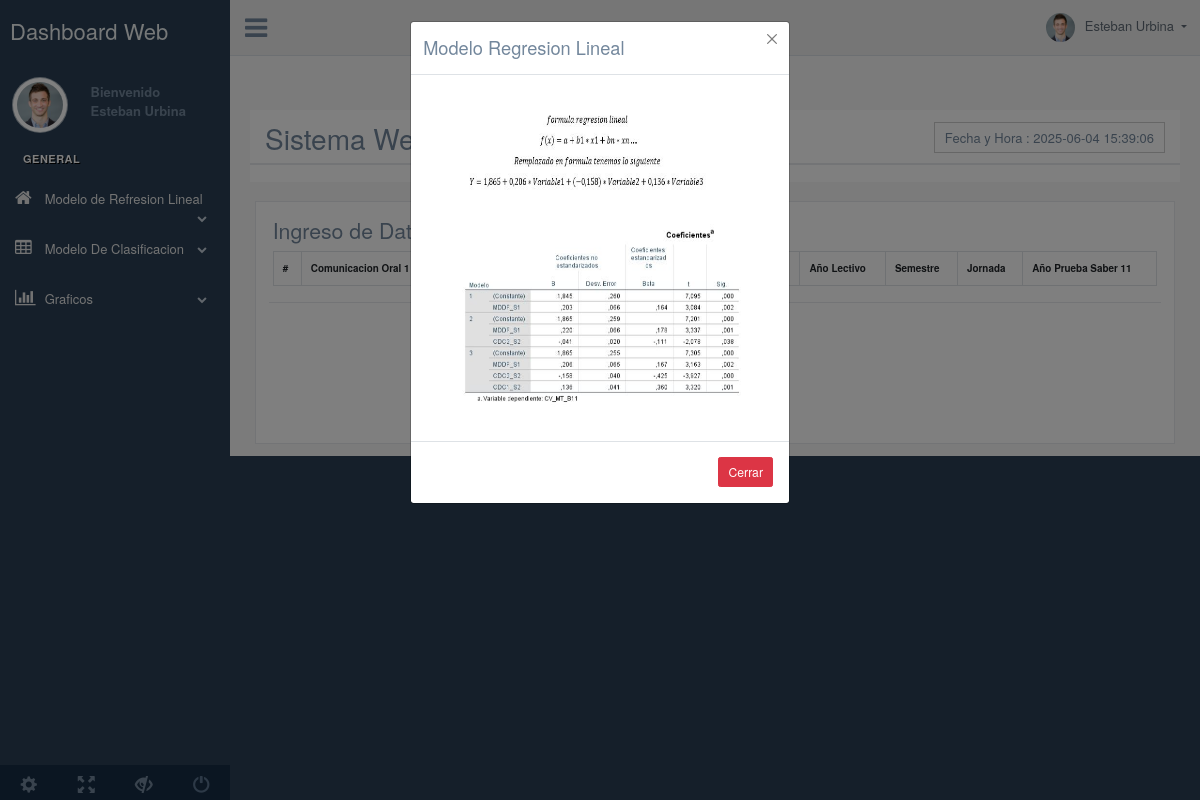
Before: /desarrollo/consulta1.php (signed in) with the older database file.
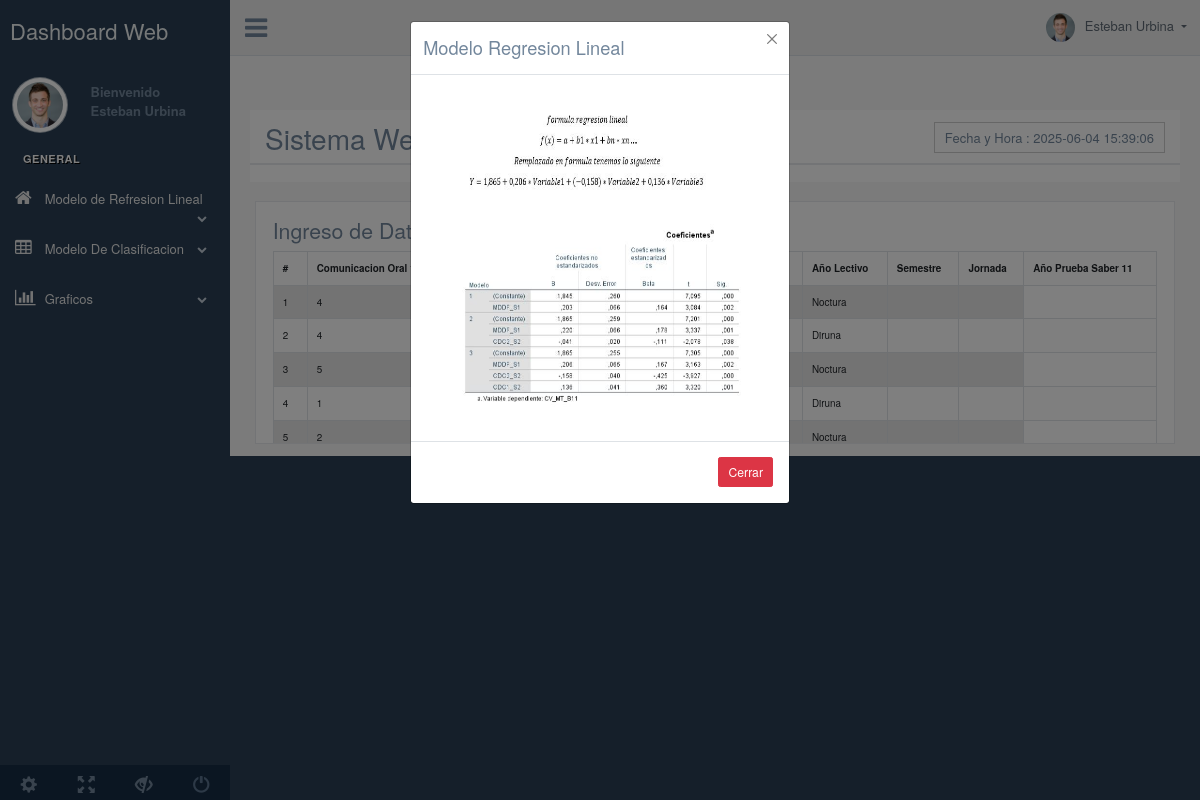
After: the same page with the newer database file.
### tables this page shows
CREATE TABLE `notas_lec` (
  `id` int(11) NOT NULL,
  `com_oral1` int(11) DEFAULT NULL,
  `com_orl2` int(11) DEFAULT NULL,
  `com_orl3` int(11) DEFAULT NULL,
  `resultado` int(11) NOT NULL,
  `jornada` varchar(255) DEFAULT NULL
);

### desarrollo/consulta1.php (the view, shortened to what this page needs)
<!DOCTYPE html>
<html lang="en">
  <head>
    <link href="https://cdn.jsdelivr.net/npm/bootstrap@5.2.2/dist/css/bootstrap.min.css" rel="stylesheet">
    <link href="../vendors/bootstrap/dist/css/bootstrap.min.css" rel="stylesheet">
    <link href="../vendors/font-awesome/css/font-awesome.min.css" rel="stylesheet">
    <link href="../vendors/nprogress/nprogress.css" rel="stylesheet">
    <link href="../vendors/iCheck/skins/flat/green.css" rel="stylesheet">
    <link href="../vendors/bootstrap-progressbar/css/bootstrap-progressbar-3.3.4.min.css" rel="stylesheet">
    <link href="../vendors/jqvmap/dist/jqvmap.min.css" rel="stylesheet"/>
    <link href="../vendors/bootstrap-daterangepicker/daterangepicker.css" rel="stylesheet">
    <link href="../build/css/custom.min.css" rel="stylesheet">
  </head>
  <body class="nav-md">
    <div class="container body">
      <div class="main_container">
        <div class="col-md-3 left_col">
          <div class="left_col scroll-view">
            <div class="navbar nav_title" style="border: 0;">
              <a href="index1.php" class="site_title"></i> <span>Dashboard Web </span></a>
            </div>
            <div class="profile clearfix">
              <div class="profile_pic">
                <img src="images/img.jpg" alt="..." class="img-circle profile_img">
              </div>
              <div class="profile_info">
              <strong>Bienvenido <br> <?php echo $_SESSION['usuario'];  ?> </strong>
              </div>
            </div>
            <br />
            <div id="sidebar-menu" class="main_menu_side hidden-print main_menu">
              <div class="menu_section">
                <h3>General</h3>
                <ul class="nav side-menu">
                  <li><a><i class="fa fa-home"></i> Modelo de Refresion Lineal <span class="fa fa-chevron-down"></span></a>
                  </li>
                  <li><a><i class="fa fa-table"></i> Modelo De Clasificacion  <span class="fa fa-chevron-down"></span></a>
                  </li>
                  <li><a><i class="fa fa-bar-chart-o"></i> Graficos <span class="fa fa-chevron-down"></span></a>
                  </li>
                </ul>
              </div>
            </div>
            <div class="sidebar-footer hidden-small">
              <a data-toggle="tooltip" data-placement="top" title="Settings">
                <span class="glyphicon glyphicon-cog" aria-hidden="true"></span>
              </a>
              <a data-toggle="tooltip" data-placement="top" title="FullScreen">
                <span class="glyphicon glyphicon-fullscreen" aria-hidden="true"></span>
              </a>
              <a data-toggle="tooltip" data-placement="top" title="Lock">
                <span class="glyphicon glyphicon-eye-close" aria-hidden="true"></span>
              </a>
              <a data-toggle="tooltip" data-placement="top" title="Logout" href="cerrar.php">
                <span class="glyphicon glyphicon-off" aria-hidden="true"></span>
              </a>
            </div>
          </div>
        </div>
        <div class="top_nav">
          <div class="nav_menu">
              <div class="nav toggle">
                <a id="menu_toggle"><i class="fa fa-bars"></i></a>
              </div>
              <nav class="nav navbar-nav">
              <ul class=" navbar-right">
                <li class="nav-item dropdown open" style="padding-left: 15px;">
                  <a href="javascript:;" class="user-profile dropdown-toggle" aria-haspopup="true" id="navbarDropdown" data-toggle="dropdown" aria-expanded="false">
                    <img src="images/img.jpg" alt=""><?php echo $_SESSION['usuario'];  ?>
                  </a>
                </li>
              </ul>
            </nav>
          </div>
        </div>
        <div class="right_col" role="main">
          <div class="row" style="display: inline-block;" >
          <div class="tile_count">
            <div class="col-md-2 col-sm-4  tile_stats_count">
            </div>
            <div class="col-md-2 col-sm-4  tile_stats_count">
            </div>
            <div class="col-md-2 col-sm-4  tile_stats_count">
            </div>
            <div class="col-md-2 col-sm-4  tile_stats_count">
            </div>
          </div>
        </div>
          <div class="row">
            <div class="col-md-12 col-sm-12 ">
              <div class="dashboard_graph">
                <div class="row x_title">
                  <div class="col-md-6">
                    <h3>Sistema Web Desercion estudiantil </h3>
                  </div>
                  <div class="col-md-6">
                    <div class="pull-right" style="background: #fff; cursor: pointer; padding: 5px 10px; border: 1px solid #ccc">
                       <?php
                      echo" Fecha y Hora : ";
                      $d =date("Y-m-d H:i:s");
                      echo "$d"
                     ?>
                    </div>
                  </div>
                </div>
              </div>
            </div>
          </div>
          <br/>
          <div class="row">
            <div class="col">
              <div class="x_panel tile fixed_height_320">
                <div class="x_title">
                  <h3>Ingreso de Datos  </h3>
            <table id="datatable" class="table table-striped table-bordered" style="width:100%">
                  <thead>
                        <tr>
                          <th>#</th>
                          <th>Comunicacion Oral 1</th>
                          <th>Comunicacion Oral 2</th>
                          <th>Prueba saber 11</th>
                          <th>Simulacion Modelo</th>
                          <th>Año   Lectivo </th>
                          <th>Semestre </th>
                          <th>Jornada </th>
                          <th>Año Prueba Saber 11</th>
                        </tr>
                      </thead>
                      <tbody>
                <?php
                    $bd  = conectar();
                    $sql = "select * from notas_lec order by id";
                    $res = mysqli_query($bd,$sql);
                    while ($arr = mysqli_fetch_array($res)){
                        echo "<tr>";
                        echo "<td>" . $arr[0] . "</td>";
                        echo "<td>" . $arr[1] . "</td>";
                        echo "<td>" . $arr[2] . "</td>";
                        echo "<td>" . $arr[3] . "</td>";
                        echo "<td>" . $arr[4] . "</td>";
                        echo "<td>" . $arr[5] . "</td>";
                        echo "<td>" . $arr[6] . "</td>";
                        echo "<td>" . $arr[7] . "</td>";
                        echo "</tr>";
                    }
                ?>
            </tbody>
        </table>
              <div class="modal fade" id="myModal">
                <div class="modal-dialog">
                  <div class="modal-content">
                    <div class="modal-header">
                      <h4 class="modal-title">Modelo Regresion Lineal</h4>
                      <button type="button" class="btn-close" data-bs-dismiss="modal"></button>
                    </div>
                    <div class="modal-body">
                      <img src="images/modelol.jpg" width="450" height="450">
                    </div>
                    <div class="modal-footer">
                      <button type="button" class="btn btn-danger" data-bs-dismiss="modal">Cerrar</button>
                    </div>
                  </div>
                </div>
              </div>
              </div>
             </div>
             </div>
    </div>
  </body>
</html>

Changed rows visible on the page:
added notas_lec: id "1", com_oral1 "4", jornada "Noctura"
added notas_lec: id "2", com_oral1 "4", jornada "Diruna"
added notas_lec: id "3", com_oral1 "5", jornada "Noctura"
added notas_lec: id "4", com_oral1 "1", jornada "Diruna"
added notas_lec: id "5", com_oral1 "2", jornada "Noctura"
